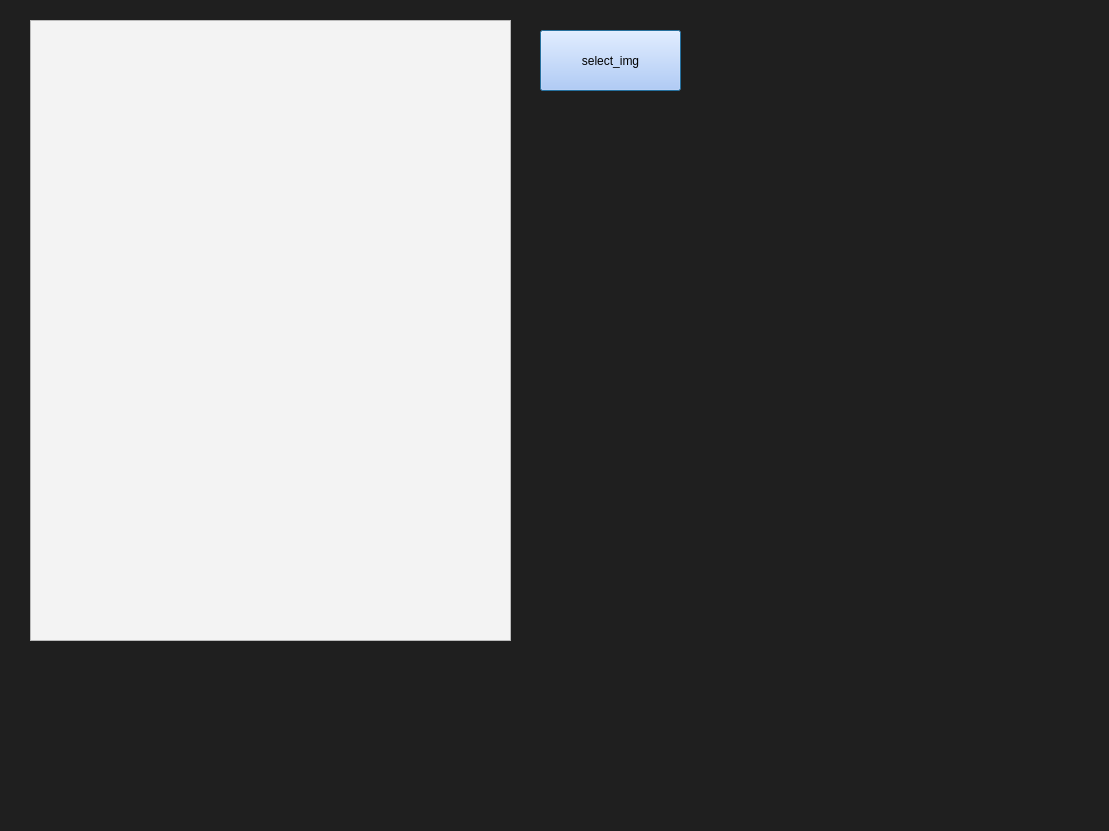
<?xml version="1.0" encoding="UTF-8"?>
<ui version="4.0">
 <class>Dialog</class>
 <widget class="QDialog" name="Dialog">
  <property name="geometry">
   <rect>
    <x>0</x>
    <y>0</y>
    <width>1109</width>
    <height>831</height>
   </rect>
  </property>
  <property name="windowTitle">
   <string>Dialog</string>
  </property>
  <property name="styleSheet">
   <string notr="true">background-color:rgb(31, 31, 31)</string>
  </property>
  <widget class="QFrame" name="image_frame">
   <property name="geometry">
    <rect>
     <x>30</x>
     <y>20</y>
     <width>481</width>
     <height>621</height>
    </rect>
   </property>
   <property name="styleSheet">
    <string notr="true">background-color:rgb(243, 243, 243)</string>
   </property>
   <property name="frameShape">
    <enum>QFrame::StyledPanel</enum>
   </property>
   <property name="frameShadow">
    <enum>QFrame::Raised</enum>
   </property>
  </widget>
  <widget class="QPushButton" name="img_button">
   <property name="geometry">
    <rect>
     <x>540</x>
     <y>30</y>
     <width>141</width>
     <height>61</height>
    </rect>
   </property>
   <property name="styleSheet">
    <string notr="true">background-color:rgb(171, 198, 255)
</string>
   </property>
   <property name="text">
    <string>select_img</string>
   </property>
  </widget>
 </widget>
 <resources/>
 <connections/>
</ui>
